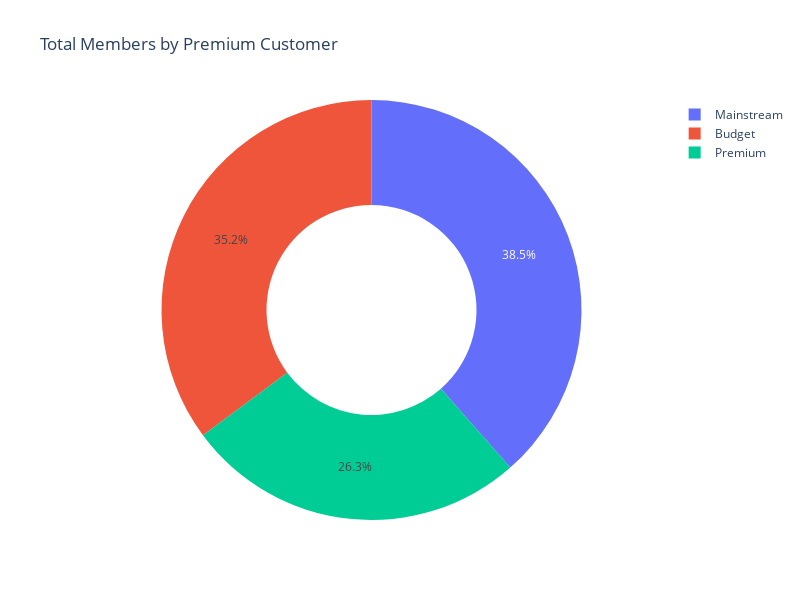

The notebook cell saved with this chart:
### Code cell
# Graphical representation of the Total members by Premium customer

fig = px.pie(
    cust_count, # DataFrame containing the aggregated data
    values = "LYLTY_CARD_NBR", # Column for hte size of each slice
    names = "PREMIUM_CUSTOMER", # Column for the names of each slice
    title = "Total Members by Premium Customer", # Title of the Pie Chart
    width = 800, # Sets the width of the figure
    height = 600, # Sets the height of the figure
    hole = 0.5
)

# Show the plot
fig.show() # Display the visual created

### Figure 1 — Plotly figure (JSON) as saved in the notebook; plotly's stock layout.template omitted (floating-point values rounded to 4 significant figures)
{"data": [{"domain": {"x": [0, 1], "y": [0, 1]}, "hole": 0.5, "hovertemplate": "PREMIUM_CUSTOMER=%{label}<br>LYLTY_CARD_NBR=%{value}<extra></extra>", "labels": ["Budget", "Mainstream", "Premium"], "legendgroup": "", "name": "", "showlegend": true, "type": "pie", "values": [93157, 101988, 69691]}], "layout": {"height": 600, "legend": {"tracegroupgap": 0}, "title": {"text": "Total Members by Premium Customer"}, "width": 800}}
